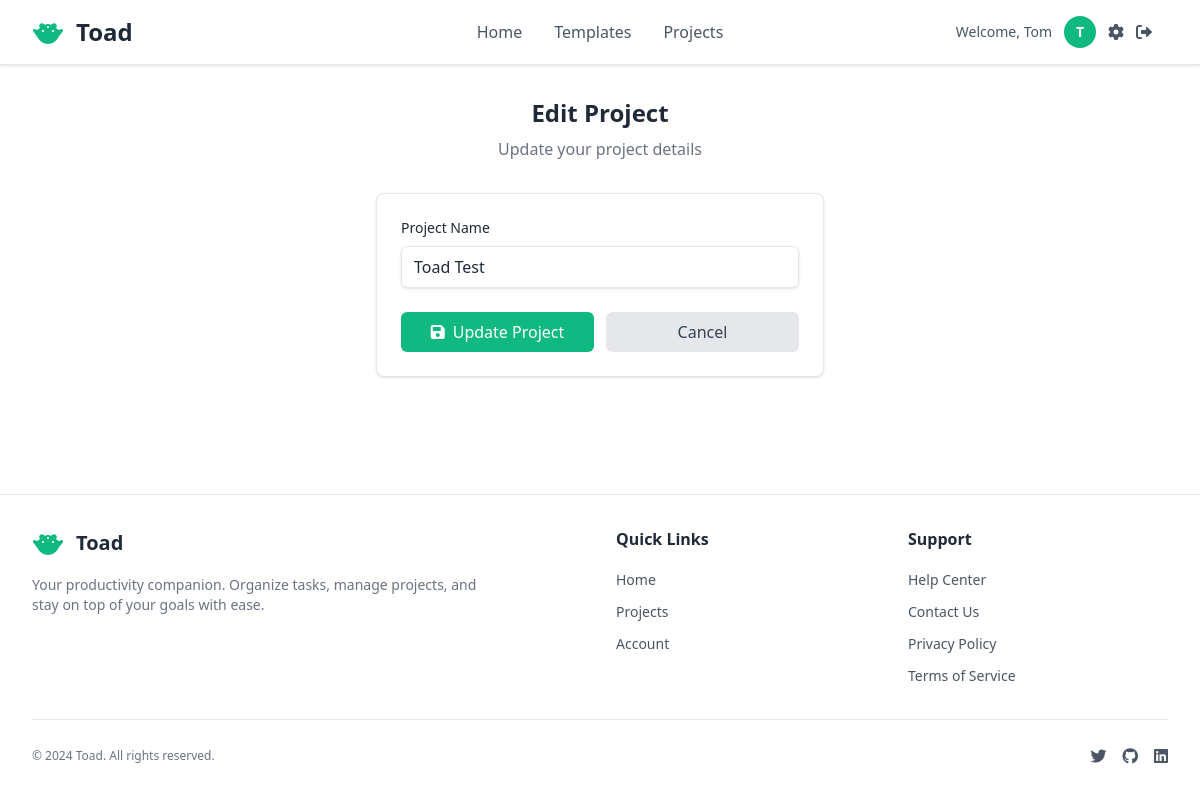
Page /projects/1/edit/ (signed in) on the earlier database version.
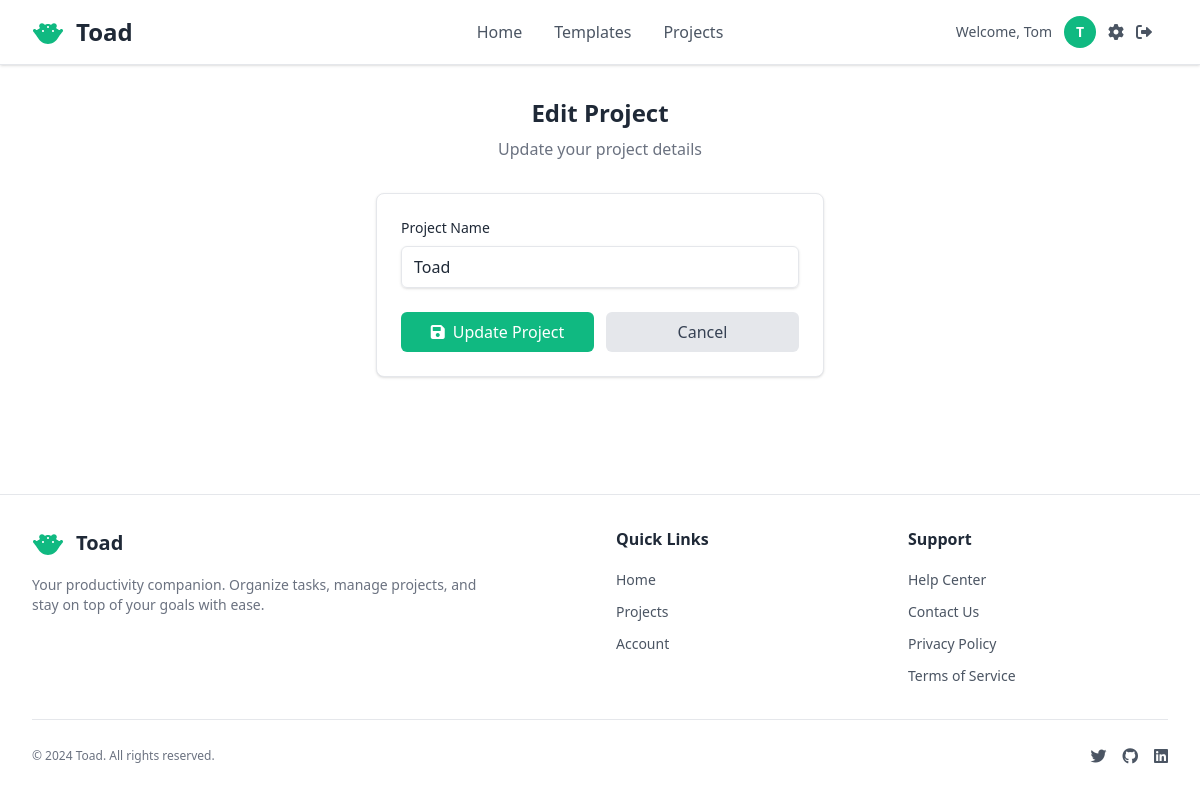
Same page on the later database version.
### pages/models.py (models this page shows, shortened)
class Project(models.Model):
    user = models.ForeignKey(User, on_delete=models.CASCADE, related_name='toad_projects')
    name = models.CharField(max_length=100)
    created_at = models.DateTimeField(auto_now_add=True)
    updated_at = models.DateTimeField(auto_now=True)
    class Meta:
        ordering = ['-created_at']

### pages/views.py (the view)
# urls.py: path('projects/<int:pk>/edit/', views.project_edit_view, name='project_edit'),
def project_edit_view(request, pk):
    project = get_object_or_404(Project, pk=pk, user=request.user)
    if request.method == 'POST':
        form = ProjectForm(request.POST, instance=project)
        if form.is_valid():
            form.save()
            messages.success(request, f'Project "{project.name}" updated successfully!')
            return redirect('pages:project_grid', pk=project.pk)
    else:
        form = ProjectForm(instance=project)
    return render(request, 'pages/grid/actions_new_page/project_form.html', {
        'form': form,
        'project': project,
        'title': 'Edit Project'
    })

### pages/forms.py
class ProjectForm(forms.ModelForm):
    class Meta:
        model = Project
        fields = ['name']
        widgets = {
            'name': forms.TextInput(attrs={
                'class': 'w-full px-3 py-2 border border-[var(--border-color)] rounded-md shadow-sm placeholder-[var(--text-secondary)] focus:outline-none focus:ring-2 focus:ring-[var(--primary-action-bg)] focus:border-[var(--primary-action-bg)] text-[var(--text-primary)]',
                'placeholder': 'Enter project name...',
                'required': True,
            }),
        }

### accounts/models.py (called while the page is built)
    def get_short_name(self):
        return self.first_name

### pages/templates/pages/grid/actions_new_page/project_form.html (shortened to what this page needs)
{% extends "pages/layout.html" %}
{% block content %}
<div class="max-w-md mx-auto">
    <div class="text-center mb-8">
        <h1 class="text-2xl font-bold text-[var(--title-text)] mb-2">{{ title }}</h1>
        <p class="text-[var(--subtitle-text)]">
            {% if project %}
                Update your project details
            {% else %}
                Create a new project to organize your tasks
            {% endif %}
        </p>
    </div>
    <div class="bg-[var(--container-bg)] border border-[var(--border-color)] rounded-lg shadow-sm p-6">
        <form method="post">
            <div class="mb-6">
                <label for="{{ form.name.id_for_label }}" class="block text-sm font-medium text-[var(--text-primary)] mb-2">
                    Project Name
                </label>
                {{ form.name }}
            </div>
            <div class="flex space-x-3">
                <button type="submit"
                        class="flex-1 bg-[var(--primary-action-bg)] hover:bg-[var(--primary-action-hover-bg)] text-[var(--primary-action-text)] py-2 px-4 rounded-md font-medium transition-colors">
                    {% if project %}
                        <i class="fas fa-save mr-2"></i>Update Project
                    {% else %}
                        <i class="fas fa-plus mr-2"></i>Create Project
                    {% endif %}
                </button>
                <a href="{% if project %}{% url 'pages:project_grid' pk=project.pk %}{% else %}{% url 'pages:project_list' %}{% endif %}"
                   class="flex-1 bg-gray-200 hover:bg-gray-300 text-gray-700 py-2 px-4 rounded-md font-medium transition-colors text-center">
                    Cancel
                </a>
            </div>
        </form>
    </div>
</div>
{% endblock %}

Differences in the rows shown:
changed Project: name "Toad Test" → "Toad"
